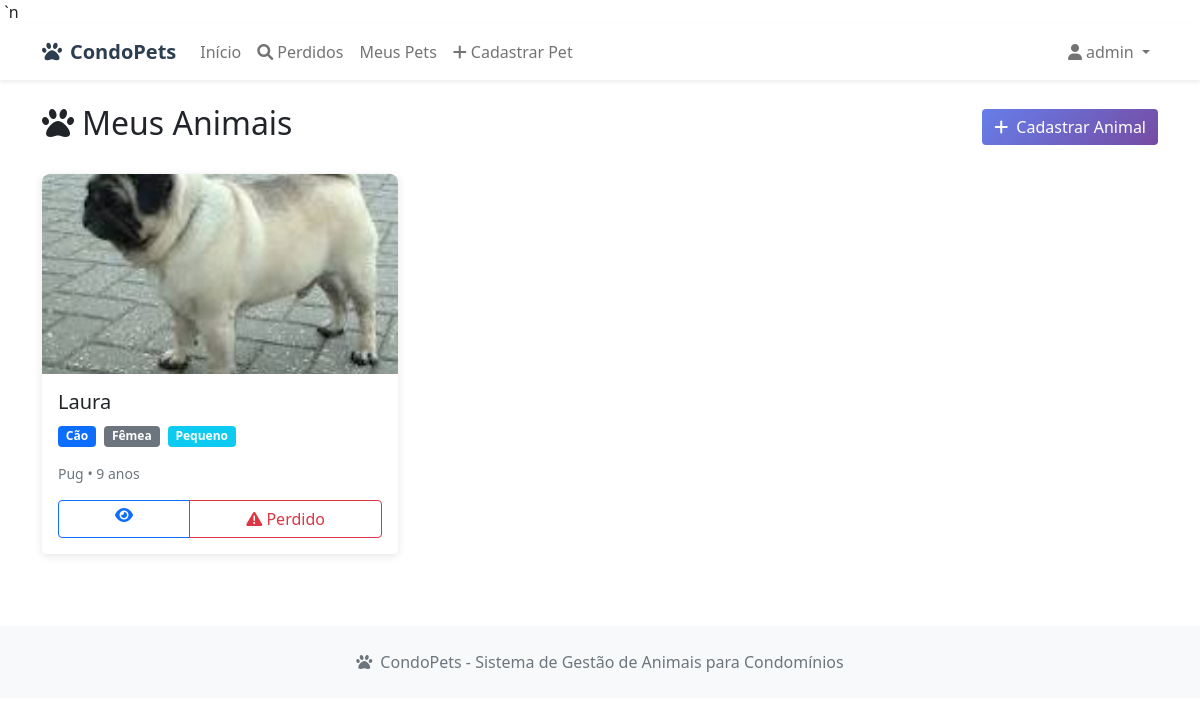
Page /meus-animais/ (signed in) on the committed database.
### pets/models.py (models this page shows, shortened)
class Animal(models.Model):
    TIPOS_ANIMAL = [
        ('cao', 'Cão'),
        ('gato', 'Gato'),
        ('passaro', 'Pássaro'),
        ('outro', 'Outro'),
    ]
    SEXOS = [
        ('M', 'Macho'),
        ('F', 'Fêmea'),
    ]
    PORTES = [
        ('P', 'Pequeno'),
        ('M', 'Médio'),
        ('G', 'Grande'),
    ]
    proprietario = models.ForeignKey(Morador, on_delete=models.CASCADE, related_name='animais')
    nome = models.CharField(max_length=100, verbose_name="Nome")
    tipo = models.CharField(max_length=20, choices=TIPOS_ANIMAL, verbose_name="Tipo")
    raca = models.CharField(max_length=100, blank=True, verbose_name="Raça")
    cor = models.CharField(max_length=50, verbose_name="Cor")
    sexo = models.CharField(max_length=1, choices=SEXOS, verbose_name="Sexo")
    porte = models.CharField(max_length=1, choices=PORTES, verbose_name="Porte")
    idade_aproximada = models.PositiveIntegerField(help_text="Idade em anos", verbose_name="Idade")
    caracteristicas = models.TextField(blank=True, help_text="Características especiais, personalidade, etc.", verbose_name="Características")
    foto = models.ImageField(upload_to='animais/', blank=True, null=True, verbose_name="Foto")
    microchip = models.CharField(max_length=50, blank=True, verbose_name="Microchip")
    vacinado = models.BooleanField(default=False, verbose_name="Vacinado")
    castrado = models.BooleanField(default=False, verbose_name="Castrado")
    observacoes = models.TextField(blank=True, verbose_name="Observações")
    ativo = models.BooleanField(default=True)
    criado_em = models.DateTimeField(auto_now_add=True)
    atualizado_em = models.DateTimeField(auto_now=True)
    class Meta:
        verbose_name = 'Animal'
        verbose_name_plural = 'Animais'
        ordering = ['-criado_em']

### pets/views.py (the view)
# urls.py: path('meus-animais/', views.meus_animais, name='meus_animais'),
@login_required
def meus_animais(request):
    try:
        morador = Morador.objects.get(user=request.user)
        animais = Animal.objects.filter(proprietario=morador, ativo=True)
    except Morador.DoesNotExist:
        messages.error(request, 'Você precisa completar seu cadastro de morador primeiro.')
        return redirect('home')
    return render(request, 'pets/meus_animais.html', {'animais': animais})

### templates/pets/meus_animais.html (shortened to what this page needs)
﻿{% extends 'base.html' %}
{% block content %}
<div class="row">
    <div class="col-12">
        <div class="d-flex justify-content-between align-items-center mb-4">
            <h2><i class="fas fa-paw me-2"></i>Meus Animais</h2>
            <a href="{% url 'cadastrar_animal' %}" class="btn btn-pet">
                <i class="fas fa-plus me-2"></i>Cadastrar Animal
            </a>
        </div>
    </div>
</div>
{% if animais %}
<div class="row">
    {% for animal in animais %}
    <div class="col-md-6 col-lg-4 mb-4">
        <div class="card pet-card">
            {% if animal.foto %}
            <img src="{{ animal.foto.url }}" class="card-img-top pet-photo" alt="{{ animal.nome }}">
            {% else %}
            <div class="pet-photo bg-light d-flex align-items-center justify-content-center">
                <i class="fas fa-paw fa-3x text-muted"></i>
            </div>
            {% endif %}
            <div class="card-body">
                <h5 class="card-title">{{ animal.nome }}</h5>
                <p class="card-text">
                    <span class="badge bg-primary me-1">{{ animal.get_tipo_display }}</span>
                    <span class="badge bg-secondary me-1">{{ animal.get_sexo_display }}</span>
                    <span class="badge bg-info">{{ animal.get_porte_display }}</span>
                </p>
                <p class="card-text">
                    <small class="text-muted">
                        {% if animal.raca %}{{ animal.raca }} • {% endif %}
                        {{ animal.idade_aproximada }} ano{{ animal.idade_aproximada|pluralize }}
                    </small>
                </p>
                <div class="btn-group w-100" role="group">
                    <a href="{% url 'animal_detail' animal.pk %}" class="btn btn-outline-primary">
                        <i class="fas fa-eye"></i>
                    </a>
                    <a href="{% url 'reportar_perdido' animal.pk %}" class="btn btn-outline-danger">
                        <i class="fas fa-exclamation-triangle"></i> Perdido
                    </a>
                </div>
            </div>
        </div>
    </div>
    {% endfor %}
</div>
{% endif %}
{% endblock %}

### templates/base.html (shortened to what this page needs)
﻿<!DOCTYPE html>
<html lang="pt-br">
<head>
    <link href="https://cdn.jsdelivr.net/npm/bootstrap@5.1.3/dist/css/bootstrap.min.css" rel="stylesheet">
    <link href="https://cdnjs.cloudflare.com/ajax/libs/font-awesome/6.0.0/css/all.min.css" rel="stylesheet">`n    {% load static %}<link rel="stylesheet" href="{% static 'css/upload-pt.css' %}">
</head>
<body>
    <nav class="navbar navbar-expand-lg navbar-light bg-white shadow-sm">
        <div class="container">
            <a class="navbar-brand" href="{% url 'home' %}">
                <i class="fas fa-paw me-2"></i>CondoPets
            </a>
            <div class="collapse navbar-collapse" id="navbarNav">
                <ul class="navbar-nav me-auto">
                    <li class="nav-item">
                        <a class="nav-link" href="{% url 'home' %}">Início</a>
                    </li>
                    <li class="nav-item">
                        <a class="nav-link" href="{% url 'animais_perdidos' %}">
                            <i class="fas fa-search me-1"></i>Perdidos
                        </a>
                    </li>
                    {% if user.is_authenticated %}
                    <li class="nav-item">
                        <a class="nav-link" href="{% url 'meus_animais' %}">Meus Pets</a>
                    </li>
                    <li class="nav-item">
                        <a class="nav-link" href="{% url 'cadastrar_animal' %}">
                            <i class="fas fa-plus me-1"></i>Cadastrar Pet
                        </a>
                    </li>
                    {% endif %}
                </ul>
                <ul class="navbar-nav">
                    {% if user.is_authenticated %}
                    <li class="nav-item dropdown">
                        <a class="nav-link dropdown-toggle" href="#" id="navbarDropdown" role="button" data-bs-toggle="dropdown">
                            <i class="fas fa-user me-1"></i>{{ user.get_full_name|default:user.username }}
                        </a>
                    </li>
                    {% endif %}
                </ul>
            </div>
        </div>
    </nav>
    <main class="container mt-4">
        {% block content %}
        {% endblock %}
    </main>
    <footer class="bg-light mt-5 py-4">
        <div class="container text-center">
            <p class="text-muted mb-0">
                <i class="fas fa-paw me-2"></i>CondoPets - Sistema de Gestão de Animais para Condomínios
            </p>
        </div>
    </footer>
</body>
</html>

### templates/base.html (style rules this page uses)
.pet-card { transition: transform 0.2s; border: none; box-shadow: 0 2px 8px rgba(0,0,0,0.1); }
.pet-photo { height: 200px; object-fit: cover; border-radius: 8px 8px 0 0; }
.navbar-brand { font-weight: bold; color: #2c3e50 !important; }
.btn-pet { background: linear-gradient(135deg, #667eea, #764ba2); border: none; color: white; }

### rows in the picture
Animal: foto (picture), nome "Laura", tipo "Cão", sexo "Fêmea", porte "Pequeno", raca "Pug", idade_aproximada "9"

### other values in the picture
{{ user.get_full_name|default:user.username }} "admin"
